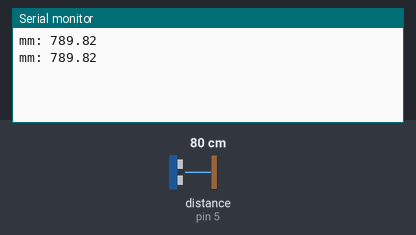
The sketch below on a simulated Arduino Uno, built with avr-gcc and run on an emulated ATmega328P. Parts: the last lines printed to the serial monitor. Wiring (inferred from the names in the program): ultrasonic range finder: trigger pin 4; echo pin 5. The inputs (shaded band) are chosen by the test bench; at power-on: distance to the obstacle (sensor on pin 5) 80 cm. The echo pulse lasts 58.3 µs per cm.

Above: at 1.8 s.
1.9 s: distance to the obstacle (sensor on pin 5) set to 2 cm
At 2.8 s:
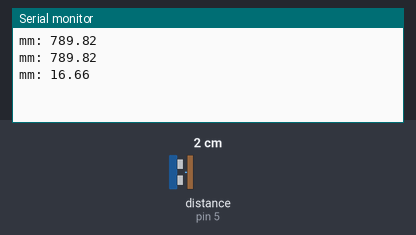
3.4 s: distance to the obstacle (sensor on pin 5) set to 4 cm
At 4.8 s:
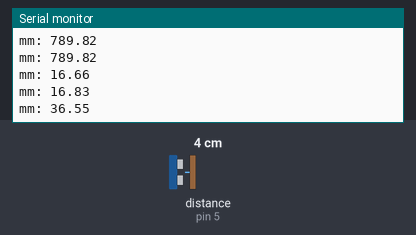
Timing chart, 0 to 6.4 s (numbered marks = the images above; inputs shaded):
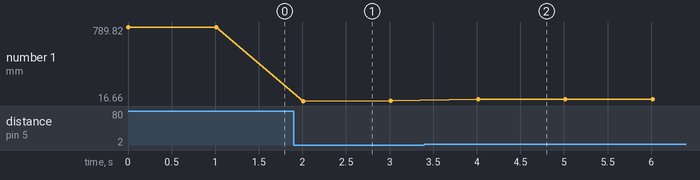

Measured:
- after the input at 1.9 s, the serial monitor: prints a new line after 0.11 s (image 1)
- after the input at 3.4 s, the serial monitor: prints a new line after 0.61 s (image 2)
- plotted number 1: 789.82 → 16.83 after the input at 1.9 s, 16.83 → 36.55 after the input at 3.4 s

The sketch:

1_test-usonic-sensor.ino
```cpp
#define trigPin 4 //הפין טריג (trig) של החיישן האולטרסוני
#define echoPin 5 // הפין אקו (Echo) של החיישן האולטרסוני


float duration; // variable for the duration of sound wave travel
float mm; // variable for the distance measurement

void setup() {
   Serial.begin(115200);
   pinMode(trigPin, OUTPUT); // Sets the trigPin as an OUTPUT
  pinMode(echoPin, INPUT); // Sets the echoPin as an INPUT
}

void loop() {
    digitalWrite(trigPin, LOW);
    delayMicroseconds(2);
    digitalWrite(trigPin, HIGH);
    delayMicroseconds(10);
    digitalWrite(trigPin, LOW);
    duration = pulseIn(echoPin, HIGH);

    mm = (duration * 0.034 / 2) * 10; // Speed of sound wave divided by 2 (go and back)

    Serial.print("mm: ");
    Serial.println(mm);
    delay(1000);
}
```
